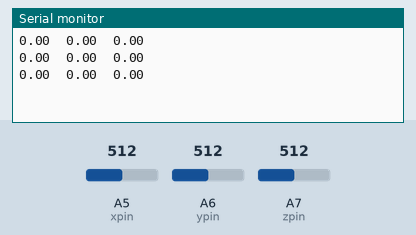
Simulated run of this sketch. Board: Arduino Nano, built with avr-gcc and run on an emulated ATmega328P. Shown: the last lines printed to the serial monitor. The inputs (shaded band) are chosen by the test bench; at power-on: A5 (xpin) = 512, A6 (ypin) = 512, A7 (zpin) = 512.

Above: at 1.3 s.
1.4 s: A5 (xpin) set to 716
At 1.9 s:
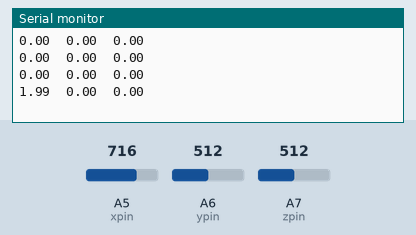
2.9 s: A6 (ypin) set to 716
At 3.4 s:
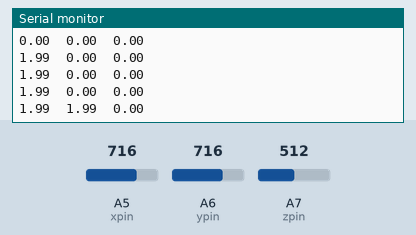
4.4 s: A7 (zpin) set to 716
At 4.9 s:
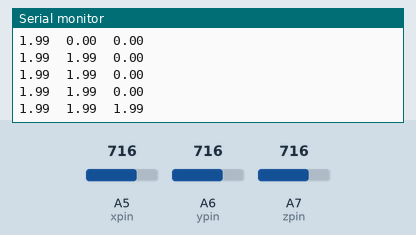
5.9 s: A5 (xpin) set to 900
At 6.5 s:
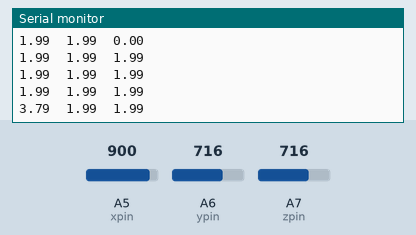
7.4 s: A6 (ypin) set to 900
At 8.0 s:
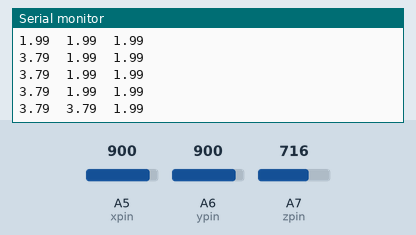
8.9 s: A7 (zpin) set to 900
At 9.5 s:
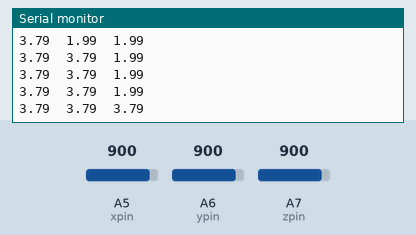
Timing chart, 0 to 11.4 s (numbered marks = the images above; inputs shaded):
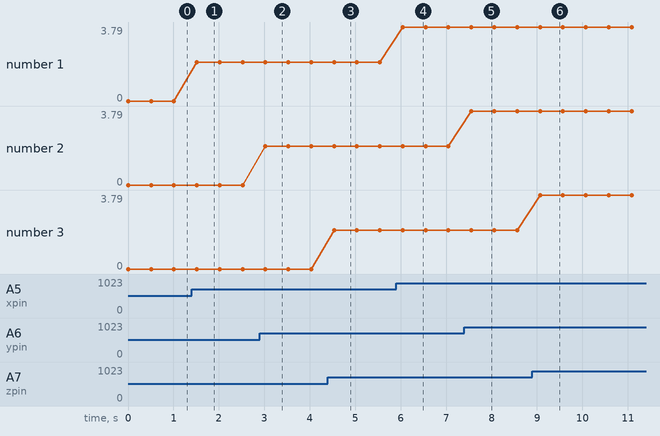

The sketch:

ADXL335.ino
```cpp
/*
 ADXL335
 note:vcc-->5v ,but ADXL335 Vs is 3.3V
 The circuit:
       5V: VCC
 analog 1: x-axis
 analog 2: y-axis
 analog 3: z-axis
*/


int xpin = A5;                  // x-axis of the accelerometer
int ypin = A6;                  // y-axis
int zpin = A7;                  // z-axis (only on 3-axis models)

void setup()
{
  // initialize the serial communications:
  Serial.begin(115200);
  analogReference(EXTERNAL);
}

void loop()
{
  int x = analogRead(xpin);
  delay(1); //
  int y = analogRead(ypin); //
  delay(1);
  int z = analogRead(zpin);

 float zero_G = 512.0; //ADC is 0~1023  the zero g output equal to Vs/2
                       //ADXL335 power supply by Vs 3.3V
 float scale = 102.3;  //ADXL335330 Sensitivity is 330mv/g
                        //330 * 1024/3.3/1000


 Serial.print(((float)x - zero_G)/scale);
 Serial.print("\t");
 Serial.print(((float)y - zero_G)/scale);
 Serial.print("\t");
 Serial.print(((float)z - zero_G)/scale);
 Serial.print("\n");
 delay(500);
}
```

Measured:
- after the input at 1.4 s, the serial monitor: prints a new line after 0.11 s (image 1)
- after the input at 2.9 s, the serial monitor: prints a new line after 0.12 s (image 2)
- after the input at 4.4 s, the serial monitor: prints a new line after 0.14 s (image 3)
- after the input at 5.9 s, the serial monitor: prints a new line after 0.15 s (image 4)
- after the input at 7.4 s, the serial monitor: prints a new line after 0.16 s (image 5)
- after the input at 8.9 s, the serial monitor: prints a new line after 0.17 s (image 6)
- plotted number 1: 0 → 1.99 after the input at 1.4 s, 1.99 → 3.79 after the input at 5.9 s
